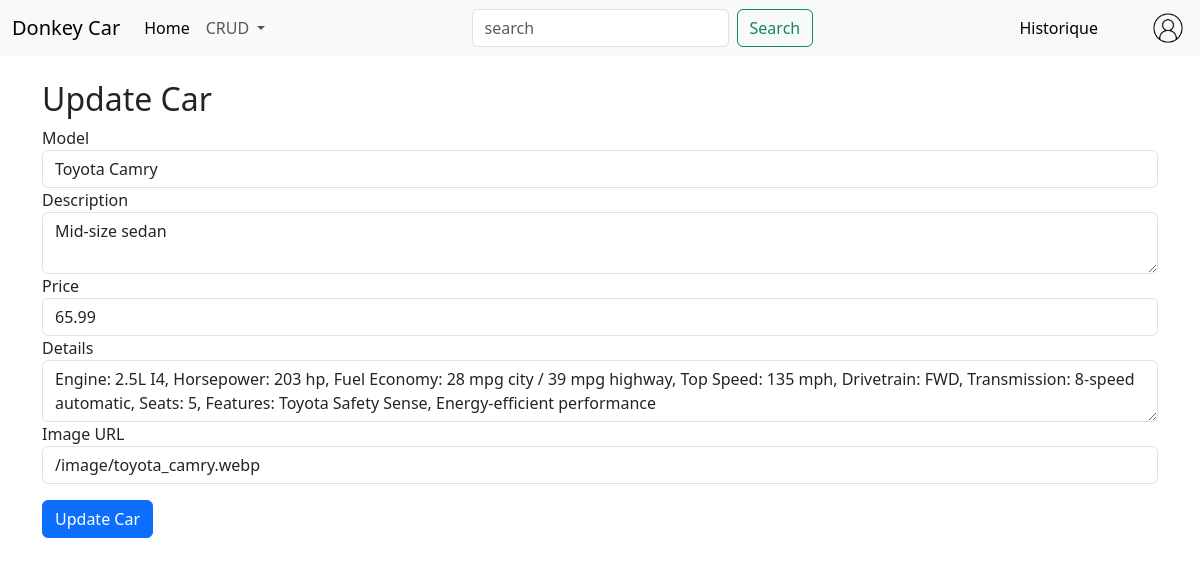
The app's page /voiture/updatecars.php?id=19 with its own data.
### tables this page shows
CREATE TABLE `voiture` (
  `Id` int NOT NULL AUTO_INCREMENT,
  `model` varchar(255) DEFAULT NULL,
  `description` text,
  `Prix` decimal(10,2) DEFAULT NULL,
  `details` text,
  `image` varchar(255) DEFAULT NULL,
  PRIMARY KEY (`Id`)
);

### voiture/updatecars.php (the view, shortened to what this page needs)
<?php
include("../header.php");
if (isset($_GET['id'])) {
    $car_id = $_GET['id'];
    $query = "SELECT * FROM voiture WHERE id = :car_id";
    $stmt = $pdo->prepare($query);
    $stmt->bindParam(':car_id', $car_id, PDO::PARAM_INT);
    $stmt->execute();
    $car = $stmt->fetch();
} else {
    echo "No car ID specified.";
}
?>
<div class="container mt-4">
    <h2>Update Car</h2>
    <?php if ($car): ?>
        <form method="post">
            <div class="form-group">
                <label for="model">Model</label>
                <input type="text" class="form-control" id="model" name="model" value="<?= htmlspecialchars($car['model']); ?>" required>
            </div>
            <div class="form-group">
                <label for="description">Description</label>
                <textarea class="form-control" id="description" name="description" required><?= htmlspecialchars($car['description']); ?></textarea>
            </div>
            <div class="form-group">
                <label for="prix">Price</label>
                <input type="number" class="form-control" id="prix" name="prix" value="<?= htmlspecialchars($car['Prix']); ?>" required>
            </div>
            <div class="form-group">
                <label for="details">Details</label>
                <textarea class="form-control" id="details" name="details" required><?= htmlspecialchars($car['details']); ?></textarea>
            </div>
            <div class="form-group">
                <label for="image">Image URL</label>
                <input type="text" class="form-control" id="image" name="image" value="<?= htmlspecialchars($car['image']); ?>" required>
            </div>
            <button type="submit" class="btn btn-primary mt-3">Update Car</button>
        </form>
    <?php else: ?>
        <p>No car found.</p>
    <?php endif; ?>
</div>
</body>
</html>

### records on screen
voiture: model "Toyota Camry", description "Mid-size sedan", prix "65.99", details "Engine: 2.5L I4, Horsepower: 203 hp, Fuel Economy: 28 mpg city / 39 mpg highway, Top Speed: 135 mph, Drivetrain: FWD, Transmission: 8-speed automatic, Seats: 5, Features: Toyota Safety Sense, Energy-efficient performance", image "/image/toyota_camry.webp"
